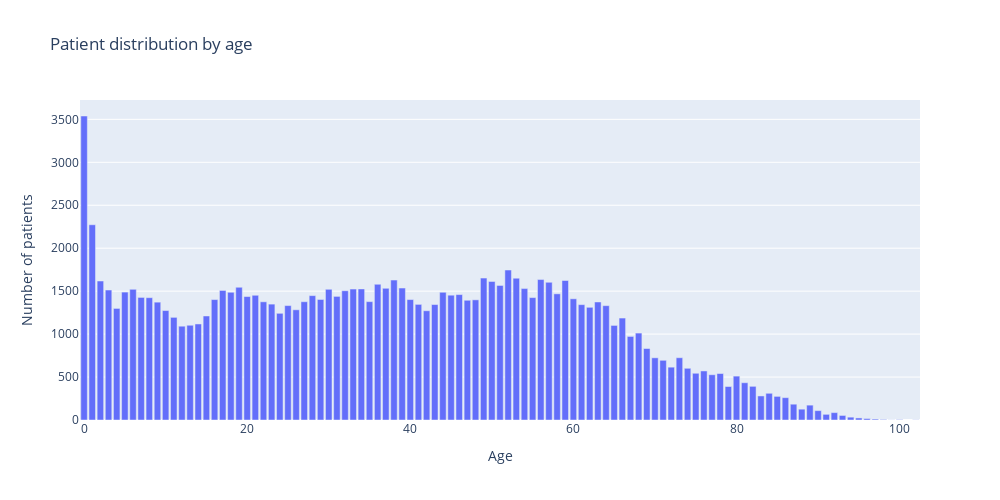

Notebook code cell kept with this figure:
### Code cell
fig = px.bar(
    df['Age'].value_counts(),
    width=1000,
    height=500,
    title='Patient distribution by age'
).update_layout(
    yaxis_title='Number of patients',
    showlegend=False
)
fig.show()
experiment.log_figure(figure=fig)

### Figure 1 — Plotly figure (JSON) as saved in the notebook; plotly's stock layout.template omitted (floating-point values rounded to 4 significant figures)
{"data": [{"alignmentgroup": "True", "hovertemplate": "variable=count<br>Age=%{x}<br>value=%{y}<extra></extra>", "legendgroup": "count", "marker": {"color": "#636efa", "pattern": {"shape": ""}}, "name": "count", "offsetgroup": "count", "orientation": "v", "showlegend": true, "textposition": "auto", "type": "bar", "x": [0, 1, 52, 49, 53, 56, 38, 59, 2, 50, 57, 36, 51, 19, 39, 37, 54, 34, 33, 30, 6, 3, 17, 32, 5, 44, 18, 58, 46, 45, 21, 28, 31, 20, 7, 55, 8, 60, 29, 40, 16, 48, 47, 35, 27, 22, 63, 9, 23, 41, 43, 61, 25, 64, 62, 4, 26, 10, 42, 24, 15, 11, 66, 14, 13, 65, 12, 68, 67, 69, 73, 70, 71, 72, 74, 76, 75, 78, 77, 80, 81, 82, 79, 84, 83, 85, 86, 87, 89, 88, 90, 92, 91, 93, 94, 95, 96, 97, 98, 100, 102, 99], "xaxis": "x", "y": [3539, 2273, 1746, 1652, 1651, 1635, 1629, 1624, 1618, 1613, 1603, 1580, 1567, 1545, 1536, 1533, 1530, 1526, 1524, 1521, 1521, 1513, 1509, 1505, 1489, 1487, 1487, 1469, 1460, 1453, 1452, 1448, 1439, 1437, 1427, 1425, 1424, 1411, 1403, 1402, 1402, 1399, 1394, 1378, 1377, 1376, 1374, 1372, 1349, 1346, 1344, 1343, 1332, 1331, 1312, 1299, 1283, 1274, 1272, 1242, 1211, 1195, 1187, 1118, 1103, 1101, 1092, 1012, 973, 832, 725, 724, 695, 615, 602, 571, 544, 541, 527, 511, 434, 392, 390, 311, 280, 275, 260, 184, 173, 126, 109, 86, 66, 53, 33, 24, 17, 11, 6, 4, 2, 1], "yaxis": "y"}], "layout": {"barmode": "relative", "height": 500, "legend": {"title": {"text": "variable"}, "tracegroupgap": 0}, "showlegend": false, "title": {"text": "Patient distribution by age"}, "width": 1000, "xaxis": {"anchor": "y", "domain": [0, 1], "title": {"text": "Age"}}, "yaxis": {"anchor": "x", "domain": [0, 1], "title": {"text": "Number of patients"}}}}
